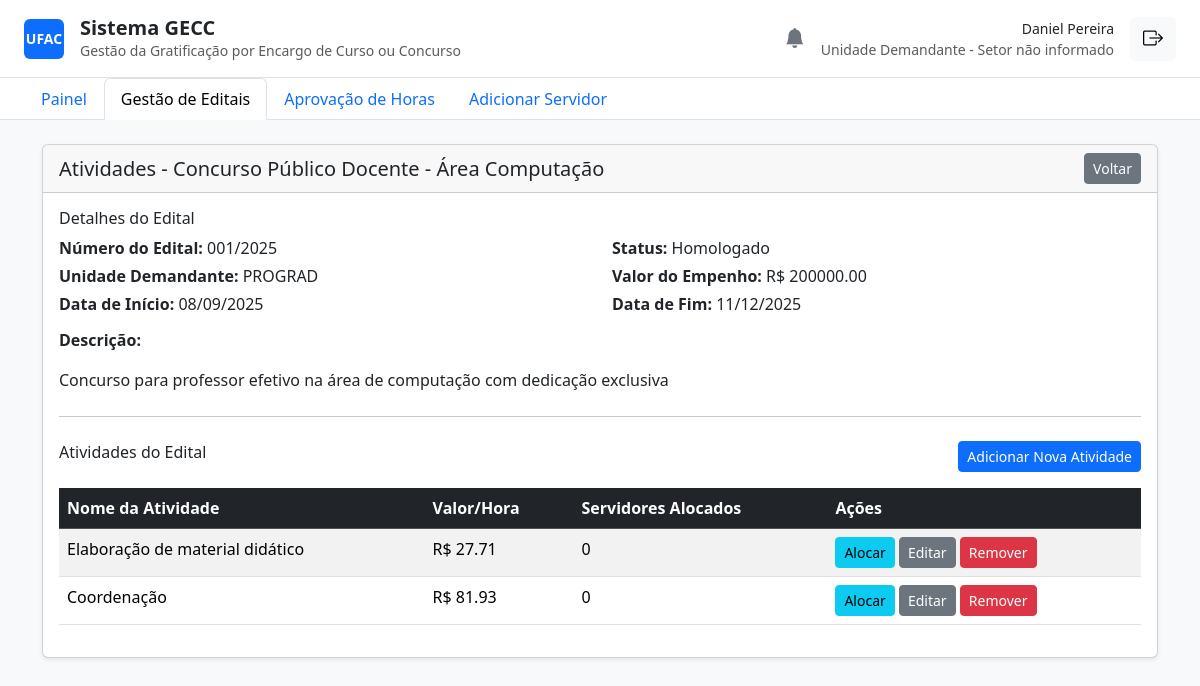
/editais/1/ (signed in), run on the app's committed database.
### core/models.py (models this page shows, shortened)
class ServidorProfile(models.Model):
    FUNCAO_CHOICES = [
        ("Servidor", "Servidor"),
        ("Unidade Demandante", "Unidade Demandante"),
        ("PRODGEP/PROPEG", "PRODGEP/PROPEG"),
    ]
    STATUS_CHOICES = [
        ("Aguardando Homologação", "Aguardando Homologação"),
        ("Homologado", "Homologado"),
        ("Recusado", "Recusado"),
    ]
    TITULACAO_CHOICES = [
        ('Graduação', 'Graduação'),
        ('Especialização', 'Especialização'),
        ('Mestrado', 'Mestrado'),
        ('Doutorado', 'Doutorado'),
        ('Pós-Doutorado', 'Pós-Doutorado'),
    ]
    user = models.OneToOneField(User, on_delete=models.CASCADE)
    siape = models.CharField(max_length=20, unique=True, null=True, blank=True)
    cpf = models.CharField(max_length=14, unique=True, null=True, blank=True)
    setor = models.CharField(max_length=100, blank=True)
    funcao = models.CharField(max_length=30, choices=FUNCAO_CHOICES, default="Servidor")
    status = models.CharField(max_length=30, choices=STATUS_CHOICES, default="Aguardando Homologação")
    telefone = models.CharField(max_length=20, blank=True)
    limite_horas_anual = models.IntegerField(default=120)
    horas_utilizadas = models.IntegerField(default=0)
    titulacao = models.CharField(max_length=20, choices=TITULACAO_CHOICES, null=True, blank=True)
    unidade = models.ForeignKey(Unidade, on_delete=models.SET_NULL, null=True, blank=True, related_name='servidores')

class Edital(models.Model):
    STATUS_CHOICES = [
        ("Rascunho", "Rascunho"),
        ("Aguardando Homologação", "Aguardando Homologação"),
        ("Homologado", "Homologado"),
        ("Recusado", "Recusado"),
        ("Ativo", "Ativo"),
        ("Finalizado", "Finalizado"),
    ]
    numero_edital = models.CharField(max_length=50, unique=True)
    titulo = models.CharField(max_length=255)
    descricao = models.TextField(blank=True)
    unidade_demandante_nome = models.CharField(max_length=255)
    data_inicio = models.DateField()
    data_fim = models.DateField()
    status = models.CharField(max_length=30, choices=STATUS_CHOICES, default="Rascunho")
    justificativa_recusa = models.TextField(blank=True, null=True)
    valor_empenho = models.DecimalField(max_digits=12, decimal_places=2, default=0.00)
    criado_por = models.ForeignKey(User, on_delete=models.PROTECT, related_name="editais_criados")
    homologado_por = models.ForeignKey(
        User,
        on_delete=models.PROTECT,
        related_name="editais_homologados",
        null=True,
        blank=True,
    )
    created_at = models.DateTimeField(auto_now_add=True)
    updated_at = models.DateTimeField(auto_now=True)
    class Meta:
        verbose_name = "Edital"
        verbose_name_plural = "Editais"
        ordering = ["-data_inicio"]

class Atividade(models.Model):
    tipo = models.ForeignKey(TipoAtividade, on_delete=models.PROTECT, related_name="atividades_criadas")
    edital = models.ForeignKey(Edital, on_delete=models.CASCADE, related_name="atividades")
    descricao = models.TextField()
    servidores_alocados = models.ManyToManyField(User, related_name="atividades_alocadas", blank=True)
    created_at = models.DateTimeField(auto_now_add=True)
    updated_at = models.DateTimeField(auto_now=True)
    class Meta:
        verbose_name = "Atividade do Edital"
        verbose_name_plural = "Atividades do Edital"

class TipoAtividade(models.Model):
    GRUPO_CHOICES = [
        ("Instrutoria", "Instrutoria"),
        ("Banca", "Banca Examinadora"),
        ("Logistica", "Logística"),
        ("Aplicacao", "Aplicação de Prova"),
    ]
    VINCULO_CHOICES = [
        ('Concurso', 'Concurso Público'),
        ('Processo', 'Processo Seletivo'),
        ('Ambos', 'Ambos'),
    ]
    grupo = models.CharField(max_length=20, choices=GRUPO_CHOICES)
    nome = models.CharField(max_length=255, unique=True)
    valor_hora = models.DecimalField(max_digits=10, decimal_places=2, validators=[MinValueValidator(0)])
    vinculo = models.CharField(max_length=10, choices=VINCULO_CHOICES, default='Ambos')
    class Meta:
        verbose_name = "Tipo de Atividade (Catálogo)"
        verbose_name_plural = "Tipos de Atividade (Catálogo)"
        ordering = ["grupo", "nome"]

### core/views.py (the view)
# urls.py: path("editais/<int:pk>/", views.detalhes_edital, name="detalhes_edital"),
@login_required
def detalhes_edital(request, pk):
    edital = get_object_or_404(Edital, pk=pk)
    is_owner = (edital.criado_por == request.user)
    is_auditor = (request.user.servidorprofile.funcao == 'PRODGEP/PROPEG')
    if not is_owner and not is_auditor:
        return redirect('painel')
    atividades = edital.atividades.all().order_by('tipo__valor_hora')
    context = {'edital': edital, 'atividades': atividades}
    return render(request, 'detalhes_edital.html', context)

### core/templates/detalhes_edital.html (shortened to what this page needs)
{% extends 'base.html' %}
{% block content %}
<div class="card shadow-sm">
    <div class="card-header">
        <div class="d-flex justify-content-between align-items-center">
            <h3 class="h5 mb-0">{{ edital.titulo }}</h3>
            <a href="{% if user.servidorprofile.funcao == 'PRODGEP/PROPEG' %}{% url 'homologar_editais' %}{% else %}{% url 'listar_editais' %}{% endif %}" class="btn btn-secondary btn-sm">Voltar</a>
        </div>
    </div>
    <div class="card-body">
        <h4 class="h6">Detalhes do Edital</h4>
        <div class="row">
            <div class="col-md-6"><p class="mb-1"><strong>Número do Edital:</strong> {{ edital.numero_edital }}</p></div>
            <div class="col-md-6"><p class="mb-1"><strong>Status:</strong> {{ edital.status }}</p></div>
            <div class="col-md-6"><p class="mb-1"><strong>Unidade Demandante:</strong> {{ edital.unidade_demandante_nome }}</p></div>
            <div class="col-md-6"><p class="mb-1"><strong>Valor do Empenho:</strong> R$ {{ edital.valor_empenho|floatformat:2 }}</p></div>
            <div class="col-md-6"><p class="mb-1"><strong>Data de Início:</strong> {{ edital.data_inicio|date:"d/m/Y" }}</p></div>
            <div class="col-md-6"><p class="mb-1"><strong>Data de Fim:</strong> {{ edital.data_fim|date:"d/m/Y" }}</p></div>
        </div>
        <p class="mt-2"><strong>Descrição:</strong><br>{{ edital.descricao|linebreaks }}</p>
        <hr class="my-4">
        <div class="d-flex justify-content-between align-items-center mb-3">
            <h4 class="h6">Atividades do Edital</h4>
            {% if user.servidorprofile.funcao == 'Unidade Demandante' %}
            <a href="{% url 'adicionar_atividade' edital_pk=edital.pk %}" class="btn btn-primary btn-sm">Adicionar Nova Atividade</a>
            {% endif %}
        </div>
        <table class="table table-striped table-hover">
            <thead class="table-dark">
                <tr>
                    <th>Nome da Atividade</th>
                    <th>Valor/Hora</th>
                    <th>Servidores Alocados</th>
                    {% if user.servidorprofile.funcao == 'Unidade Demandante' %}
                    <th>Ações</th>
                    {% endif %}
                </tr>
            </thead>
            <tbody>
                {% for atividade in atividades %}
                <tr data-href="{% url 'detalhes_atividade' pk=atividade.pk %}">
                    <td>{{ atividade.tipo.nome }}</td>
                    <td>R$ {{ atividade.tipo.valor_hora|floatformat:2 }}</td>
                    <td>{{ atividade.servidores_alocados.count }}</td>
                    {% if user.servidorprofile.funcao == 'Unidade Demandante' %}
                    <td>
                        <a href="{% url 'alocar_servidores' pk=atividade.pk %}" class="btn btn-info btn-sm">Alocar</a>
                        <a href="{% url 'editar_atividade' pk=atividade.pk %}" class="btn btn-secondary btn-sm">Editar</a>
                        <button type="button" class="btn btn-danger btn-sm" data-bs-toggle="modal" data-bs-target="#removerAtividadeModal-{{ atividade.pk }}">
                            Remover
                        </button>
                    </td>
                    {% endif %}
                </tr>
                {% empty %}
                <tr>
                    <td colspan="4" class="text-center">Nenhuma atividade cadastrada para este edital.</td>
                </tr>
                {% endfor %}
            </tbody>
        </table>
    </div>
</div>
{% endblock %}

### core/templates/base.html (shortened to what this page needs)
<!DOCTYPE html>
<html lang="pt-br">
<head>
    <link href="https://cdn.jsdelivr.net/npm/bootstrap@5.3.3/dist/css/bootstrap.min.css" rel="stylesheet">
    <link rel="stylesheet" href="https://cdn.jsdelivr.net/npm/bootstrap-icons@1.11.3/font/bootstrap-icons.min.css">
</head>
<body class="bg-light">
    {% block header %}
    <header class="bg-white border-bottom px-4 py-3">
        <div class="d-flex justify-content-between align-items-center">
            <div class="d-flex align-items-center">
                <div class="bg-primary rounded d-flex align-items-center justify-content-center me-3" style="width: 40px; height: 40px;">
                    <span class="text-white fw-bold small">UFAC</span>
                </div>
                <div>
                    <h1 class="h5 mb-0 fw-semibold">Sistema GECC</h1>
                    <p class="small text-muted mb-0">Gestão da Gratificação por Encargo de Curso ou Concurso</p>
                </div>
            </div>
            <div class="d-flex align-items-center">
                {% if user.is_authenticated %}
                    <div class="dropdown me-3">
                        <a href="#" class="text-secondary position-relative" id="notificationDropdown" data-bs-toggle="dropdown" aria-expanded="false">
                            <i class="bi bi-bell-fill fs-5"></i>
                        </a>
                    </div>
                    <div class="text-end me-3">
                        <a href="{% url 'meu_perfil' %}" class="text-decoration-none">
                            <p class="mb-0 fw-medium small text-dark">{{ user.get_full_name|default:user.username }}</p>
                        </a>
                        <p class="small text-muted mb-0">
                            {{ user.servidorprofile.funcao }} - {{ user.servidorprofile.setor|default:"Setor não informado" }}
                        </p>
                    </div>
                    <form action="{% url 'logout' %}" method="post">
                        <button type="submit" class="btn btn-light" title="Sair">
                            <i class="bi bi-box-arrow-right fs-5"></i>
                        </button>
                    </form>
                {% endif %}
            </div>
        </div>
    </header>
    {% endblock header %}
    {% block navigation %}
    {% if user.is_authenticated %}
        <nav class="bg-white border-bottom px-4">
            <ul class="nav nav-tabs border-0">
                <li class="nav-item">
                    <a class="nav-link {% if request.resolver_match.url_name == 'painel' %}active{% endif %}" href="{% url 'painel' %}">Painel</a>
                </li>
                {% if user.servidorprofile.funcao == 'Unidade Demandante' %}
                    <li class="nav-item">
                        <a class="nav-link {% if 'editais' in request.path %}active{% endif %}" href="{% url 'listar_editais' %}">Gestão de Editais</a>
                    </li>
                    <li class="nav-item">
                        <a class="nav-link {% if 'horas/aprovar' in request.path %}active{% endif %}" href="{% url 'aprovar_horas' %}">Aprovação de Horas</a>
                    </li>
                    <li class="nav-item">
                        <a class="nav-link {% if 'servidores/adicionar' in request.path %}active{% endif %}" href="{% url 'adicionar_servidor' %}">Adicionar Servidor</a>
                    </li>
                {% endif %}
            </ul>
        </nav>
    {% endif %}
    {% endblock navigation %}
    <main class="container my-4">
{% block content %}{% endblock %}
    </main>
</body>
</html>

### data on the page
Edital: titulo "Atividades - Concurso Público Docente - Área Computação", numero_edital "001/2025", status "Homologado", unidade_demandante_nome "PROGRAD", valor_empenho "200000.00", data_inicio "08/09/2025", data_fim "11/12/2025", descricao "Concurso para professor efetivo na área de computação com dedicação exclusiva"
Atividade: tipo.nome "Elaboração de material didático", tipo.valor_hora "27.71", servidores_alocados.count "0"
Atividade: tipo.nome "Coordenação", tipo.valor_hora "81.93", servidores_alocados.count "0"

### other printed values
{{ user.get_full_name|default:user.username }} "Daniel Pereira"
{{ user.servidorprofile.funcao }} "Unidade Demandante"
{{ user.servidorprofile.setor|default:"Setor não informado" }} "Setor não informado"
